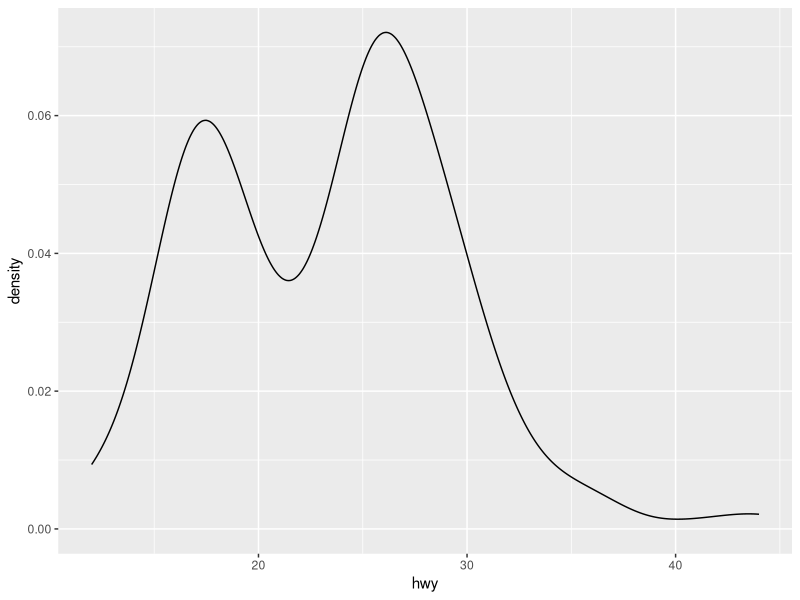
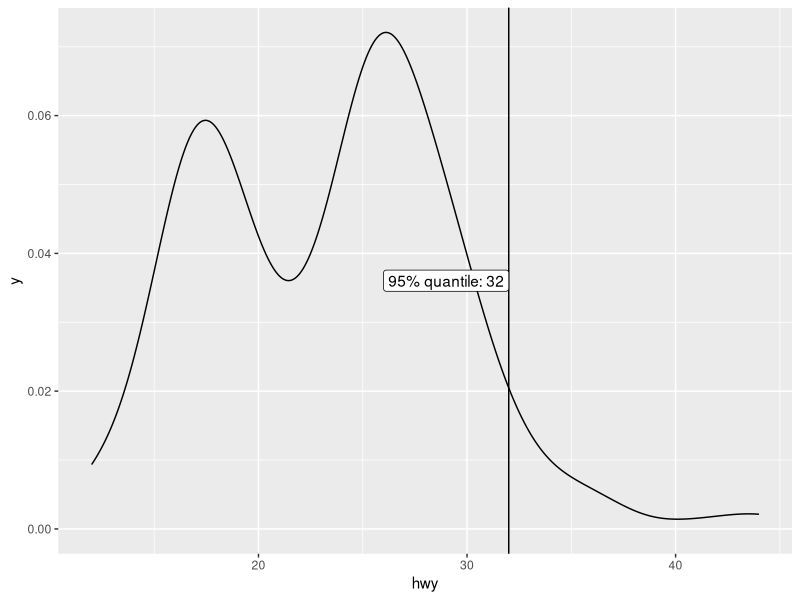
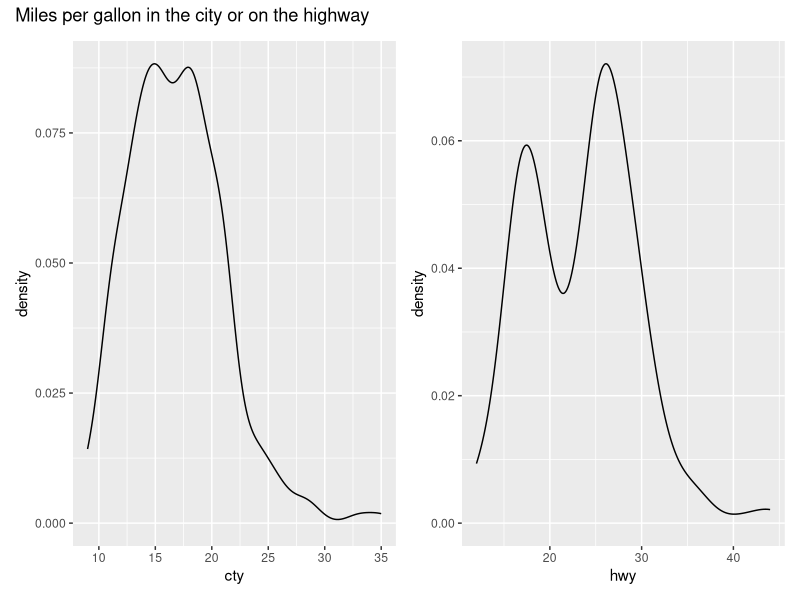
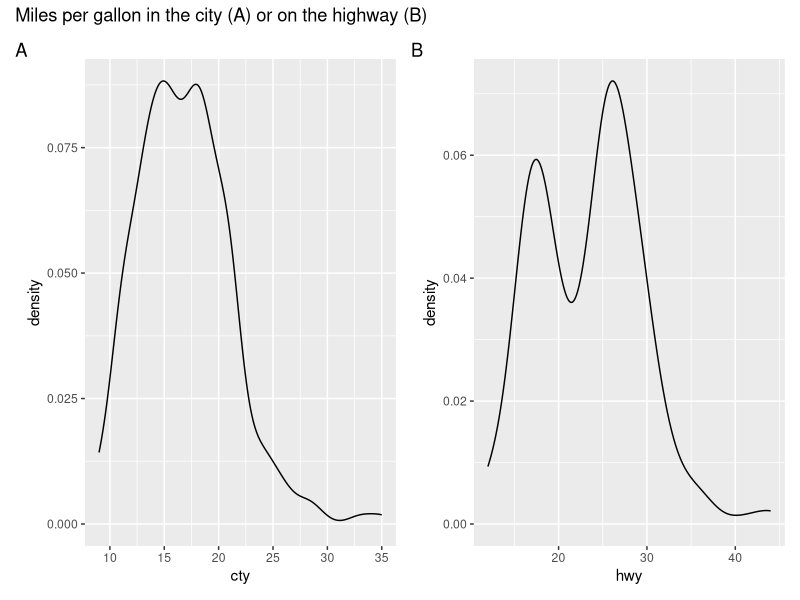
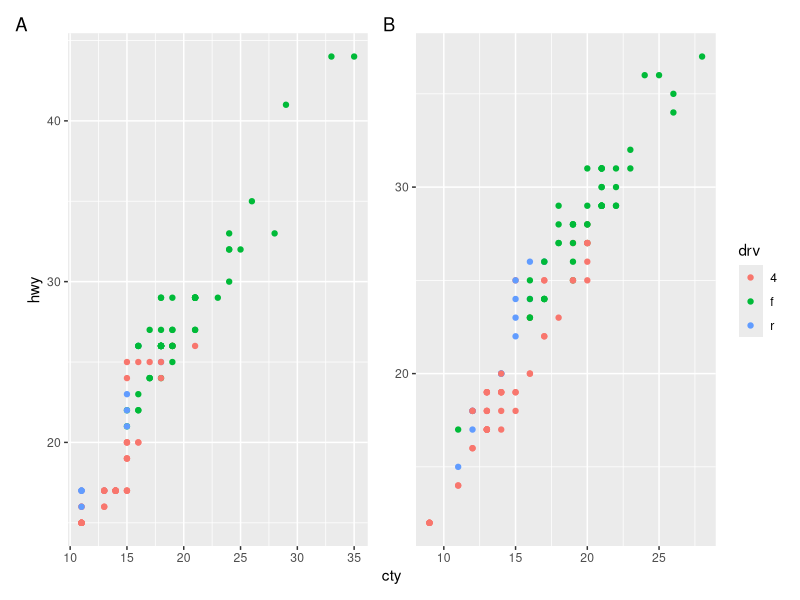
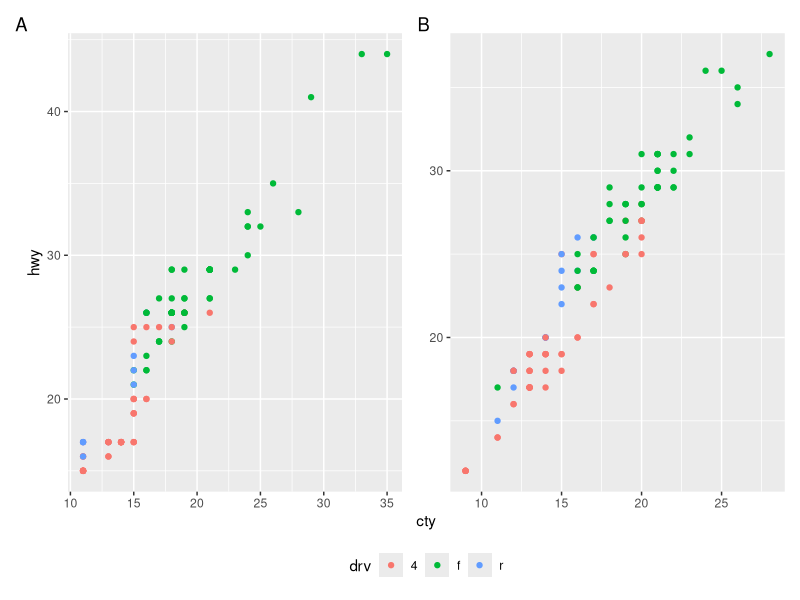
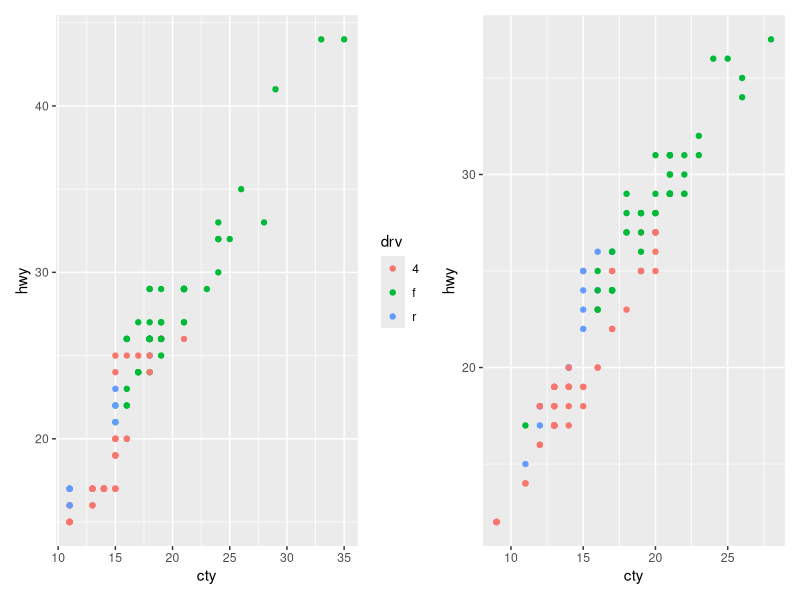
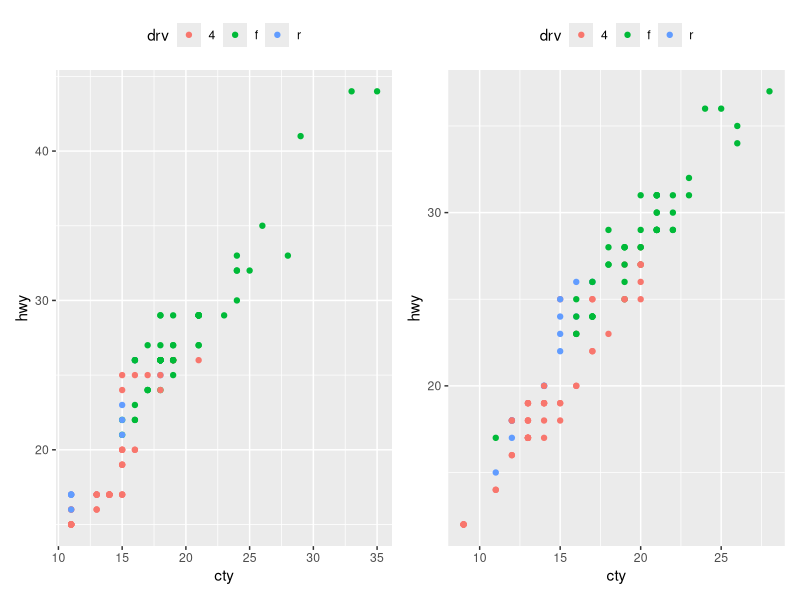

The R script that drew these images, in order:
## ---- chunk 1
# Load and attach ggplot2
library(ggplot2)

# Plot variable hwy from dataset mpg
p <- ggplot(mpg, aes(x = hwy)) +
  geom_density()

p
## ---- chunk 2
# Get minimum and maximum of x and y
x_min <- ggplot2::layer_scales(p)$x$range$range[1]
x_max <- ggplot2::layer_scales(p)$x$range$range[2]
y_min <- ggplot2::layer_scales(p)$y$range$range[1]
y_max <- ggplot2::layer_scales(p)$y$range$range[2]

# Annotate label to 95% quantile at y = y_max / 2
q <- quantile(mpg$hwy, 0.95)

p +
  geom_vline(aes(xintercept = q)) +
  annotate(
    "label", 
    x = q, 
    y = y_max / 2,
    label = paste0("95% quantile: ", q), 
    hjust = "right"
  )
## ---- chunk 3
library(patchwork)
## ---- chunk 4
p1 <- ggplot(mpg, aes(x = cty)) +
  geom_density()

p2 <- ggplot(mpg, aes(x = hwy)) +
  geom_density()

p1 + p2 + plot_annotation(title = "Miles per gallon in the city or on the highway")
## ---- chunk 5
p1 + p2 + 
  plot_annotation(
    title = "Miles per gallon in the city (A) or on the highway (B)", 
    tag_levels = "A"
  )
## ---- chunk 6
#| message: false

library(tidyverse)

mpg$year %>% 
  unique() %>% 
  purrr::map(\(x) mpg %>% filter(year == x)) %>% 
  purrr::map(\(x) ggplot(x, aes(x = cty, y = hwy, color = drv)) + geom_point()) %>% 
  wrap_plots(., 
    guides = "collect", 
    axes = "collect"
  ) +
  plot_annotation(tag_level = "A")
## ---- chunk 7
mpg$year %>% 
  unique() %>% 
  purrr::map(\(x) mpg %>% filter(year == x)) %>% 
  purrr::map(\(x) ggplot(x, aes(x = cty, y = hwy, color = drv)) + geom_point()) %>% 
  wrap_plots(., 
    guides = "collect", 
    axes = "collect"
  ) +
  plot_annotation(tag_level = "A") &
  theme(legend.position = "bottom")
## ---- chunk 8
p1 <- mpg %>% 
  filter(year == 1999) %>% 
  ggplot(aes(x = cty, y = hwy, color = drv)) +
  geom_point() +
  theme(legend.position = "none")

p2 <- mpg %>% 
  filter(year == 2008) %>% 
  ggplot(aes(x = cty, y = hwy, color = drv)) +
  geom_point() +
  theme(legend.position = "left")

# Legends as specified in the individual plots
p1 + p2

# Both legends move to the top
p1 + p2 & theme(legend.position = "top")

# Collecting legends moves them to the right by default
p1 + p2 + plot_layout(guides = 'collect')
## ---- chunk 9
# No tranformation
ggplot(diamonds, aes(x = depth, y = carat, color = price)) +
  geom_point() +
  scale_color_distiller(palette = "PuOr")

# Log tranformation causes legend numbers to change
ggplot(diamonds, aes(x = depth, y = carat, color = price)) +
  geom_point() +
  scale_color_distiller(palette = "PuOr", transform = "log")

# Specify numbers in legend with 'breaks'
ggplot(diamonds, aes(x = depth, y = carat, color = price)) +
  geom_point() +
  scale_color_distiller(palette = "PuOr", transform = "log", breaks = c(500, 2500, 10000))
